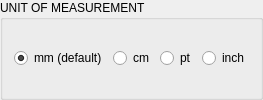
            <widget class="QGroupBox" name="groupBox_8">
             <property name="sizePolicy">
              <sizepolicy hsizetype="Preferred" vsizetype="Fixed">
               <horstretch>0</horstretch>
               <verstretch>0</verstretch>
              </sizepolicy>
             </property>
             <property name="title">
              <string>UNIT OF MEASUREMENT</string>
             </property>
             <layout class="QVBoxLayout" name="verticalLayout_15">
              <item>
               <layout class="QGridLayout" name="gridLayout_27">
                <item row="0" column="0">
                 <widget class="QRadioButton" name="mm">
                  <property name="focusPolicy">
                   <enum>Qt::StrongFocus</enum>
                  </property>
                  <property name="styleSheet">
                   <string notr="true">QRadioButton::indicator { width: 20px;height:20px };</string>
                  </property>
                  <property name="text">
                   <string>mm (default)</string>
                  </property>
                  <property name="checked">
                   <bool>true</bool>
                  </property>
                 </widget>
                </item>
                <item row="0" column="3">
                 <widget class="QRadioButton" name="inch">
                  <property name="styleSheet">
                   <string notr="true">QRadioButton::indicator { width: 20px;height:20px };</string>
                  </property>
                  <property name="text">
                   <string>inch</string>
                  </property>
                 </widget>
                </item>
                <item row="0" column="1">
                 <widget class="QRadioButton" name="cm">
                  <property name="styleSheet">
                   <string notr="true">QRadioButton::indicator { width: 20px;height:20px };</string>
                  </property>
                  <property name="text">
                   <string>cm</string>
                  </property>
                 </widget>
                </item>
                <item row="0" column="2">
                 <widget class="QRadioButton" name="pt">
                  <property name="styleSheet">
                   <string notr="true">QRadioButton::indicator { width: 20px;height:20px };</string>
                  </property>
                  <property name="text">
                   <string>pt</string>
                  </property>
                 </widget>
                </item>
               </layout>
              </item>
             </layout>
            </widget>
